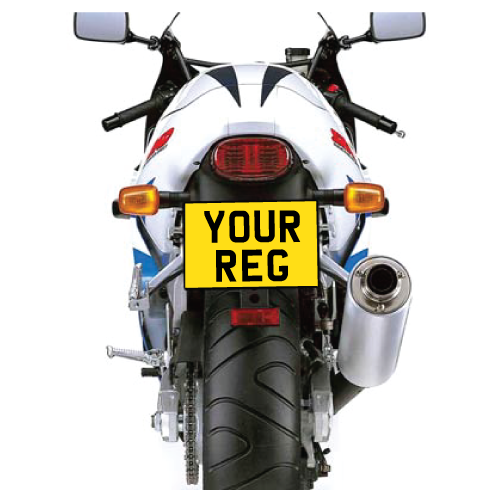
#> input picture bike.jpg, 500 x 500 px
$ jupyter execute --allow-errors number_plate_detection.ipynb
#> lines starting #> are read from the running program, lines starting #| are printed output that depends on the picture; after the words box and inside, x2 and y2 are one past the last pixel; in counts of white or black regions, pixels touching at a corner belong together
# Importing the dependencies

[cell 1]
import numpy as np
from matplotlib import pyplot as plt
import cv2
import imutils
import easyocr
# from illumination import *

[cell 2]
# img_path = r"dataset-card.jpg"
img_path = r"bike.jpg"

# Read the image

[cell 3]
img = cv2.imread(img_path)
#> img is the input picture: shape (500, 500, 3); mean B, G, R 191.9, 198.7, 201.4
img = cv2.resize(img, (500, 500))
# print(img)

# Noise balance

[cell 4]
img = cv2.detailEnhance(img, sigma_s=10, sigma_r=0.15)
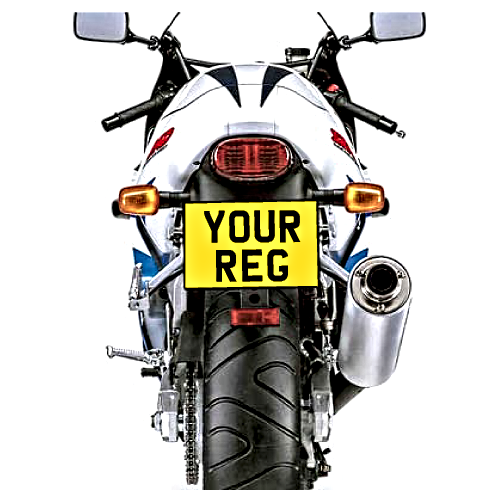
#> img: shape (500, 500, 3); mean B, G, R 193.3, 199.6, 201.5
img = cv2.edgePreservingFilter(img, flags=1, sigma_s=64, sigma_r=0.2)

gray = cv2.cvtColor(img, cv2.COLOR_BGR2GRAY)
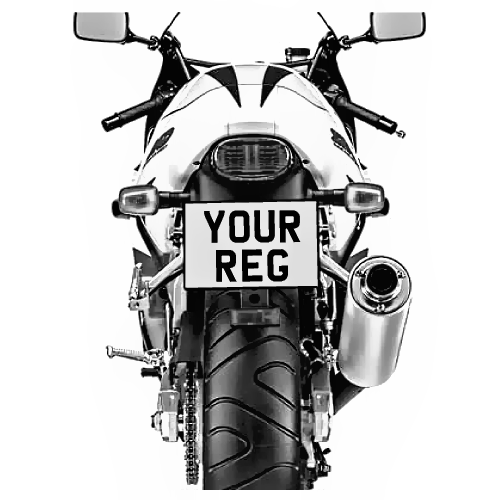
#> gray: shape (500, 500); min 0, max 255, mean 199.3
plt.imshow(cv2.cvtColor(gray, cv2.COLOR_BAYER_BG2BGR))
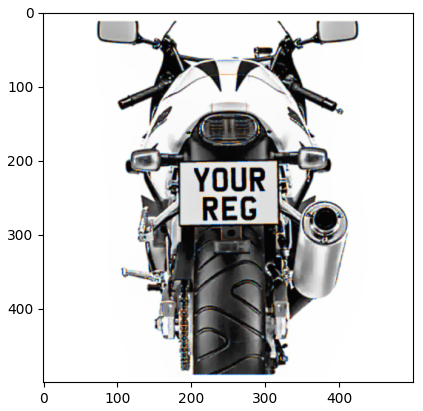
#> figure drawn by matplotlib, 1 panel; B, G, R data is drawn as R, G, B

# Edges detection

[cell 5]
Filter = cv2.bilateralFilter(gray, 11, 17, 17)      # noise reduction
edged = cv2.Canny(Filter, 200, 250)    # Edge Detection
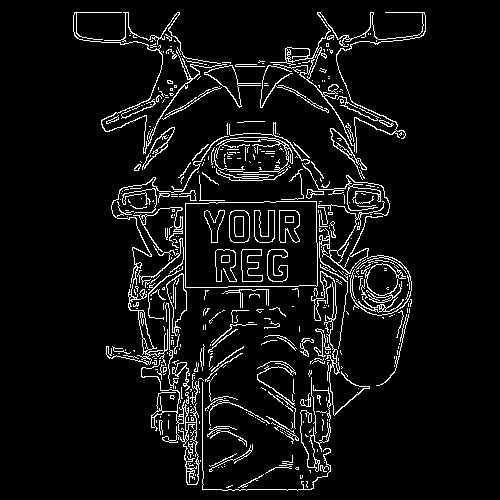
#> edged: shape (500, 500); 6.5% white in thin lines or dots, all inside (x1, y1, x2, y2) = (73, 12, 426, 491)
plt.imshow(cv2.cvtColor(edged, cv2.COLOR_BGR2RGB))

# Find contours and apply mask.

[cell 6]
keys = cv2.findContours(edged.copy(), cv2.RETR_TREE, cv2.CHAIN_APPROX_SIMPLE)
#> keys = 619 contours, 519 with area under 20; largest, box (x1, y1, x2, y2) and area: (185, 201, 318, 288) 11094, (185, 201, 318, 288) 11092, (141, 360, 200, 485) 956, (270, 12, 426, 153) 710, (166, 273, 187, 336) 653
contours = imutils.grab_contours(keys)
#> contours has the same summary as keys
contours = sorted(contours, key=cv2.contourArea, reverse=True)[:10]
#> contours = 10 contours; largest, box (x1, y1, x2, y2) and area: (185, 201, 318, 288) 11094, (185, 201, 318, 288) 11092, (141, 360, 200, 485) 956, (270, 12, 426, 153) 710, (166, 273, 187, 336) 653

[cell 7]
location = None
for contour in contours:
    approx = cv2.approxPolyDP(contour, 10, True)
    if len(approx) == 4:
        location = approx
        break
#> this loop made 1 pass
#> location on pass 1: [[316, 201], [185, 203], [185, 287], [316, 286]]

[cell 8]
mask = np.zeros(gray.shape, np.uint8)
new_img = cv2.drawContours(mask, [location], 0, 255, -1)
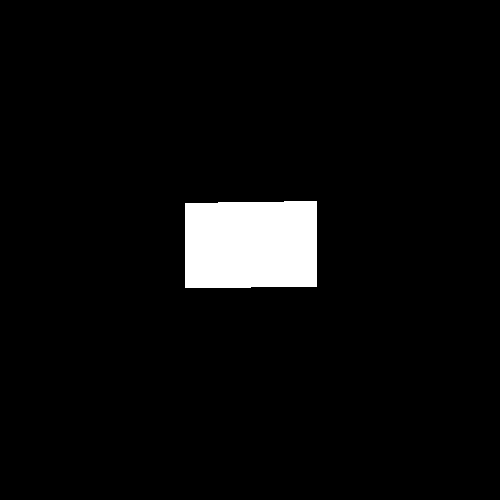
#> new_img: shape (500, 500); 4.5% white; 1 white region, box (x1, y1, x2, y2) and area: (185, 201, 317, 288) 11286
new_img = cv2.bitwise_and(img, img, mask=mask) #use to findout the segment of number plate.
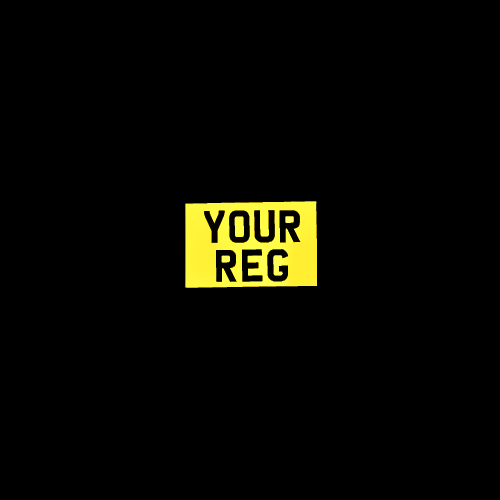
#> new_img: shape (500, 500, 3); mean B, G, R 2, 8.1, 8.4
plt.imshow(cv2.cvtColor(new_img, cv2.COLOR_BGR2RGB))  #here we get co-ordinate on number plate is.

# Extract the number plate of the car.

[cell 9]
(x,y) = np.where(mask==255)
#> x = 11286 values from 201 to 287; y = 11286 values, max 316 at index 32, min 185 at index 132, mean 250.6
(x1, y1) = (np.min(x), np.min(y))
#> x1 = 201; y1 = 185
(x2, y2) = (np.max(x), np.max(y))
#> x2 = 287; y2 = 316

cropped_img = gray[x1:x2+1, y1:y2+1]
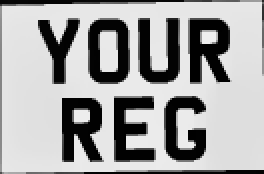
#> cropped_img: shape (87, 132) (shown 2 times larger); min 0, max 240, mean 163.8
plt.imshow(cv2.cvtColor(cropped_img, cv2.COLOR_BGR2RGB))
